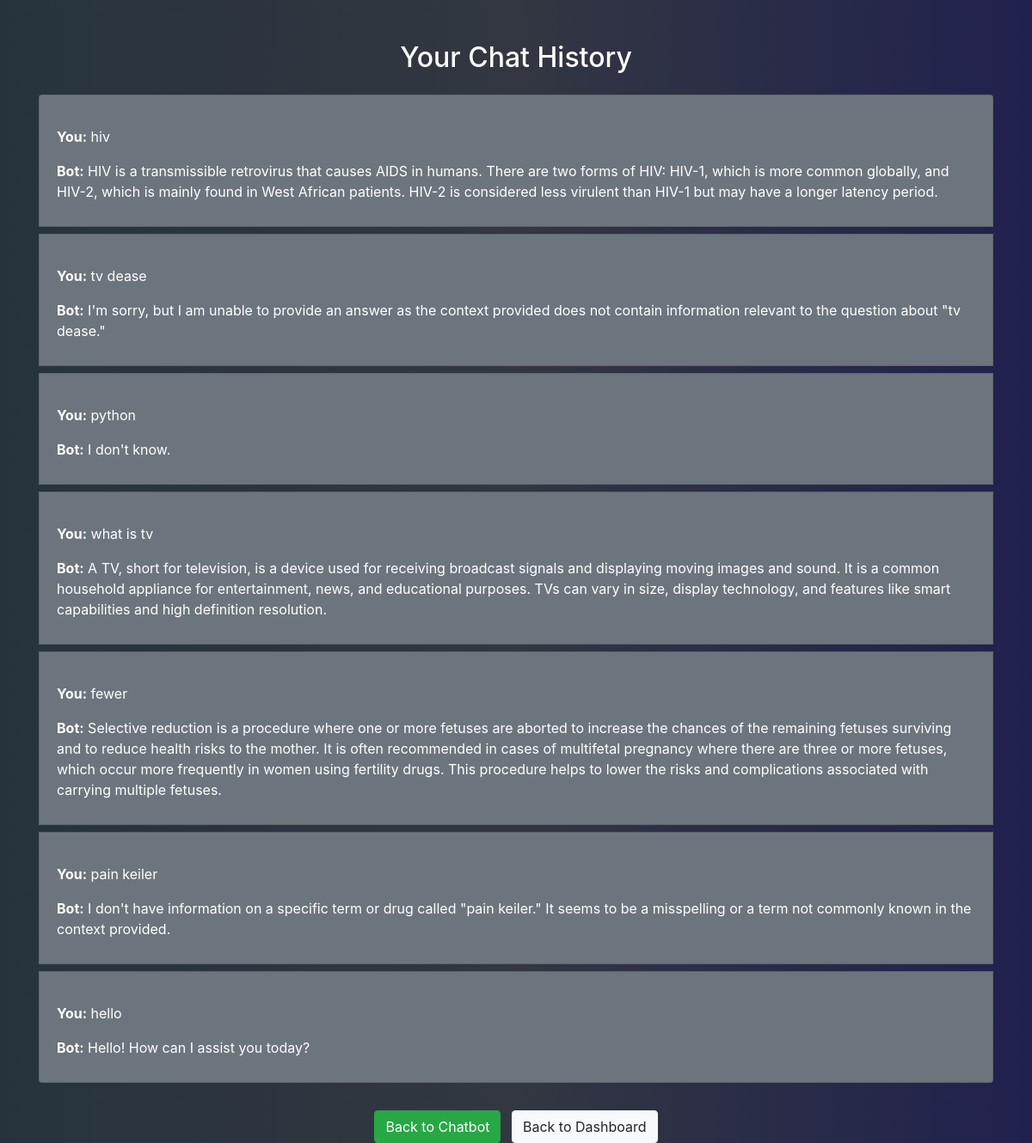
Screenshot of /history (signed in) with the database file from the repository.
### tables this page shows
CREATE TABLE chat_history (
                id INTEGER PRIMARY KEY AUTOINCREMENT,
                username TEXT NOT NULL,
                question TEXT NOT NULL,
                answer TEXT NOT NULL,
                timestamp DATETIME DEFAULT CURRENT_TIMESTAMP
            );

### app.py (the view)
@app.route("/history")
def history():
    if "user" not in session:
        return redirect(url_for("login"))
    username = session["user"]
    db = get_db()
    rows = db.execute(
        "SELECT question, answer, timestamp FROM chat_history WHERE username = ? ORDER BY timestamp DESC",
        (username,)
    ).fetchall()
    history = [dict(row) for row in rows]
    return render_template("history.html", history=history)

### app.py (called while the page is built)
def get_db():
    db = getattr(g, '_database', None)
    if db is None:
        db = g._database = sqlite3.connect(DATABASE)
        db.row_factory = sqlite3.Row
    return db

@app.teardown_appcontext
def close_connection(exception):
    db = getattr(g, '_database', None)
    if db is not None:
        db.close()

### templates/history.html (shortened to what this page needs)
<!DOCTYPE html>
<html lang="en">
<head>
  <link rel="stylesheet" href="{{ url_for('static', filename='style.css') }}">
  <link rel="stylesheet" href="https://stackpath.bootstrapcdn.com/bootstrap/4.1.3/css/bootstrap.min.css">
</head>
<body class="bg-dark text-white">
  <div class="container mt-5">
    <h2 class="text-center mb-4">Your Chat History</h2>
    {% if history %}
      <div class="list-group">
        {% for entry in history %}
          <div class="list-group-item bg-secondary text-white mb-2">
            <small class="text-muted">{{ entry.timestamp }}</small>
            <p><strong>You:</strong> {{ entry.question }}</p>
            <p><strong>Bot:</strong> {{ entry.answer }}</p>
          </div>
        {% endfor %}
      </div>
    {% else %}
      <p class="text-center">No chat history available.</p>
    {% endif %}
    <div class="text-center mt-4">
      <a href="/chat" class="btn btn-success">Back to Chatbot</a>
      <a href="/dashboard" class="btn btn-light ml-2">Back to Dashboard</a>
    </div>
  </div>
</body>
</html>

### static/style.css (style rules this page uses)
body,html { height: 100%; margin: 0; background: linear-gradient(to right, rgb(38, 51, 61), rgb(50, 55, 65), rgb(33, 33, 78)); }
body,html { height: 100%; margin: 0; background: rgb(44, 47, 59); background: -webkit-linear-gradient(to right, rgb(40, 59, 34), rgb(54, 60, 70), rgb(32, 32, 43)); background: linear-gradient(to right, rgb(38, 51, 61), rgb(50, 55, 65), rgb(33, 33, 78)); }
.container { align-content: center; }

### rows the page displays
chat_history: question "hiv", answer "HIV is a transmissible retrovirus that causes AIDS in humans. There are two forms of HIV: HIV-1, which is more common globally, and HIV-2, which is mainly found in West African patients. HIV-2 is considered less virulent than HIV-1 but may have a longer latency period."
chat_history: question "tv dease", answer "I'm sorry, but I am unable to provide an answer as the context provided does not contain information relevant to the question about \"tv dease.\""
chat_history: question "python", answer "I don't know."
chat_history: question "what is tv", answer "A TV, short for television, is a device used for receiving broadcast signals and displaying moving images and sound. It is a common household appliance for entertainment, news, and educational purposes. TVs can vary in size, display technology, and features like smart capabilities and high definition resolution."
chat_history: question "fewer", answer "Selective reduction is a procedure where one or more fetuses are aborted to increase the chances of the remaining fetuses surviving and to reduce health risks to the mother. It is often recommended in cases of multifetal pregnancy where there are three or more fetuses, which occur more frequently in women using fertility drugs. This procedure helps to lower the risks and complications associated with carrying multiple fetuses."
chat_history: question "pain keiler", answer "I don't have information on a specific term or drug called \"pain keiler.\" It seems to be a misspelling or a term not commonly known in the context provided."
chat_history: question "hello", answer "Hello! How can I assist you today?"
